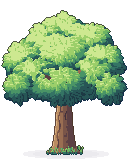
#> input picture docs/guide/art/tree_a.png, 128 x 160 px, found by its file name
$ python trunks.py ../../docs/guide/art/tree_a.png
#> lines starting #> are read from the running program, lines starting #| are printed output that depends on the picture
### tools/apple_art/apple_engine.py
# -*- coding: utf-8 -*-
"""Общий движок рисования «в стиле яблока» для всех тем травника.

Идея: картинка собирается из фигур (сзади вперёд). У каждой фигуры — маска пикселей
и ОДИН основной цвет; из него автоматически строится рампа:
  0 блик, 1 светлый, 2 основной, 3 тень, 4 глубокая тень
  + три цвета контура (светлый сверху-слева, средний, тёмный снизу-справа).
Свет всегда сверху-слева. Чёрного нет — контур цветной, как у яблока.
"""
import colorsys, math
from PIL import Image

LIGHT = (-0.62, -0.78)


# ---------------- цвета ----------------
def hx(c):
    if isinstance(c, tuple):
        return c
    c = c.lstrip("#")
    return tuple(int(c[i:i + 2], 16) for i in (0, 2, 4))


def _shift(h, target, amt):
    d = (target - h + 0.5) % 1.0 - 0.5
    step = max(-amt, min(amt, d))
    return (h + step) % 1.0


def _hsv(c):
    return colorsys.rgb_to_hsv(*[v / 255 for v in c])


def _rgb(h, s, v):
    r, g, b = colorsys.hsv_to_rgb(h, max(0, min(1, s)), max(0, min(1, v)))
    return (round(r * 255), round(g * 255), round(b * 255))


_RAMP_CACHE = {}


def ramp(base):
    """Рампа из основного цвета: (tones[5], outline[3])."""
    base = hx(base)
    if base in _RAMP_CACHE:
        return _RAMP_CACHE[base]
    h, s, v = _hsv(base)
    YEL, PUR = 0.14, 0.86
    tones = [
        _rgb(_shift(h, YEL, 0.05), s * 0.40, min(1, v + 0.30)),
        _rgb(_shift(h, YEL, 0.025), s * 0.82, min(1, v + 0.13)),
        base,
        _rgb(_shift(h, PUR, 0.03), min(1, s * 1.06 + 0.04), v - 0.13),
        _rgb(_shift(h, PUR, 0.055), min(1, s * 1.10 + 0.07), v - 0.25),
    ]
    vv = max(v, 0.35)
    outline = [
        _rgb(_shift(h, PUR, 0.05), min(1, s * 1.0 + 0.10), vv * 0.66),
        _rgb(_shift(h, PUR, 0.07), min(1, s * 1.0 + 0.14), vv * 0.51),
        _rgb(_shift(h, PUR, 0.09), min(1, s * 1.0 + 0.18), vv * 0.40),
    ]
    _RAMP_CACHE[base] = (tones, outline)
    return tones, outline


# ---------------- маски (наборы пикселей) ----------------
# [90 lines left out: functions ell, bez, tube, stroke, poly, not called in this run]


def rect(x0, y0, x1, y1):
    return {(x, y) for y in range(y0, y1 + 1) for x in range(x0, x1 + 1)}


# ---------------- холст ----------------
class Canvas:
    # [12 lines left out: functions __init__, add, not called in this run]

    def mark(self, x, y, color):
        self.marks.append((x, y, hx(color)))

    # [103 lines left out: functions spark, render, not called in this run]


def up(img, k):
    return img.resize((img.width * k, img.height * k), Image.NEAREST)


# ---------------- перекраска старого спрайта в стиль яблока ----------------
def _lum(c):
    return 0.299 * c[0] + 0.587 * c[1] + 0.114 * c[2]


# [93 lines left out: functions soften, restyle, not called in this run]

### tools/apple_art/trunks.py
# -*- coding: utf-8 -*-
"""Стволы деревьев в стиле яблока: без дупла, кора с волокнами, свет слева, цветной мягкий контур вместо чёрного.
Крона и трава у корней не меняются, только тёмная обводка кроны становится цветной (мягче).
Запуск: python trunks.py [--game]  ->  art_apple/trunks/ (+ trunks_compare.png); с --game кладёт в game/art
(старые копии — herbalist_game/backup_flowers_trunks_20261115)."""
import os, sys, shutil, random, math
sys.path.insert(0, os.path.dirname(os.path.abspath(__file__)))
from apple_engine import ramp, _hsv, _rgb, _lum, up, LIGHT
from PIL import Image

GAME = os.path.abspath(os.path.join(os.path.dirname(__file__), "..", ".."))
ART = os.path.join(GAME, "art")
OUT = os.path.abspath(os.path.join(GAME, "..", "art_apple", "trunks"))
BACK = os.path.abspath(os.path.join(GAME, "..", "backup_flowers_trunks_20261115"))
TREES = ["tree_a", "tree_b", "tree_c", "tree_d", "tree_apple", "tree_autumn", "tree_autumn2", "tree_blossom",
         "tree_unicorn", "tree_birch"]


def is_leafy(c):
    """Листва/трава/цветы кроны — всё, что не кора: зелёное, розовое, оранжевое и т.п. (кора — тусклая коричневая)."""
    r, g, b = c[:3]
    h, s, v = _hsv((r, g, b))
    if g > r + 6:
        return True
    if s > 0.62 and v > 0.55:      # яркие лепестки, яблоки, осенняя листва
        return True
    if b > r + 8 and v > 0.5:      # сиреневая/голубая листва (единорожье дерево)
        return True
    return False


def soft_outline(px, W, H, x, y):
    """Тёмный пиксель края -> цветной контур по соседнему светлому цвету."""
    best = None
    for rr in (1, 2, 3):
        for dy in range(-rr, rr + 1):
            for dx in range(-rr, rr + 1):
                q = (x + dx, y + dy)
                if 0 <= q[0] < W and 0 <= q[1] < H and px[q][3] == 255 and _lum(px[q]) >= 70:
                    best = px[q][:3]; break
            if best: break
        if best: break
    if best is None:
        return None
    _, ol = ramp(best)
    return ol[1] if x < W / 2 else ol[2]


def redo(name):
#> called with name = 'tree_a'
    img = Image.open(os.path.join(BACK if os.path.exists(os.path.join(BACK, name + ".png")) else ART, name + ".png")).convert("RGBA")
#> img is the input picture: PIL image 128x160 RGBA; mean R, G, B, A 61.4, 81.1, 54, 126.8
    W, H = img.size
#> W = 128; H = 160
    px = img.load()
    out = img.copy(); po = out.load()
    solid = lambda x, y: 0 <= x < W and 0 <= y < H and px[x, y][3] == 255
    # строки кроны: много листвы. Ствол — ниже самой широкой части кроны, от низа кроны до травы
    # низ кроны — самая нижняя строка, где картинка шире половины (ниже — только ствол и трава у корней)
    widths = [sum(1 for x in range(W) if solid(x, y)) for y in range(H)]
    crown_mid = max(y for y in range(int(H * 0.85)) if widths[y] > W * 0.5) + 1
#> crown_mid = 102
    # кора: непрозрачные не-листья в нижней части, связные с центром низа
    bark = set()
    for y in range(crown_mid, H):
        for x in range(W):
            if solid(x, y) and not is_leafy(px[x, y]):
                bark.add((x, y))
    # самая большая связная группа коры — это ствол (остальное — тени/корни-камешки)
    seen = set(); groups = []
    for p0 in bark:
        if p0 in seen:
            continue
        st = [p0]; seen.add(p0); g = []
        while st:
            q = st.pop(); g.append(q)
            for d in ((1, 0), (-1, 0), (0, 1), (0, -1)):
                r = (q[0] + d[0], q[1] + d[1])
                if r in bark and r not in seen:
                    seen.add(r); st.append(r)
        groups.append(g)
    trunk = set(max(groups, key=len)) if groups else set()
    browns = [px[p][:3] for p in trunk if _lum(px[p]) > 70]
    browns.sort(key=_lum)
    base = browns[len(browns) // 2] if browns else (120, 80, 50)
    birch = _lum(base) > 170
    h0, s0, v0 = _hsv(base)
    groove = _rgb(h0 + 0.01, min(1, s0 * 0.95 + 0.05), 0.36)     # бороздка коры — тёмно-коричневая, не чёрная
    rim_d = _rgb(h0 + 0.015, min(1, s0 * 0.9 + 0.08), 0.30)      # контур в тени (справа)
    rim_l = _rgb(h0, s0 * 0.9, min(1, v0 * 0.78))                 # контур на свету (слева)
    trunk_dark = {p for p in trunk if _lum(px[p]) < 60}
    # дупло: тёмные пиксели не у края, у которых много тёмных соседей (тонкие бороздки остаются)
    hole = set()
    for (x, y) in trunk_dark:
        if not (solid(x - 1, y) and solid(x + 1, y)):
            continue
        n = sum(1 for dx in (-1, 0, 1) for dy in (-1, 0, 1) if (dx or dy) and (x + dx, y + dy) in trunk_dark)
        if n >= 3:
            hole.add((x, y))
#> this loop made 49 passes
#> (x, y) on passes 1 to 12: (73, 133), (65, 113), (66, 112), (65, 116), (71, 108), (71, 111), (65, 119), (72, 112), (74, 137), (72, 115), (75, 142), (74, 140)
    # расширяем дупло на соседние тёмные (края дырки)
    for _ in range(2):
        hole |= {(x + dx, y + dy) for (x, y) in hole for dx in (-1, 0, 1) for dy in (-1, 0, 1)
                 if (x + dx, y + dy) in trunk_dark and solid(x + dx - 1, y + dy) and solid(x + dx + 1, y + dy)}
    for (x, y) in trunk:
        c = px[x, y][:3]
        left_edge = not solid(x - 1, y)
        right_edge = not solid(x + 1, y)
        if birch:
            if _lum(c) < 60 and (left_edge or right_edge):
                cc = soft_outline(px, W, H, x, y)
                if cc:
                    po[x, y] = cc + (255,)
            continue
        if (x, y) in hole:
            # закрасить корой: цвет ближайшего не-дупла в той же строке (слева, потом справа), со сдвигом вверх-вниз
            fill = None
            for d in range(1, 8):
                for q in ((x - d, y), (x + d, y), (x, y - d), (x, y + d)):
                    if q in trunk and q not in hole and _lum(px[q]) >= 60:
                        fill = px[q][:3]; break
                if fill: break
            po[x, y] = (fill or base) + (255,)
        elif right_edge:
            po[x, y] = rim_d + (255,)
        elif left_edge and _lum(c) < 70:
            po[x, y] = rim_l + (255,)
        elif _lum(c) < 45:
            po[x, y] = groove + (255,)
        elif not solid(x - 2, y) and _lum(c) >= 60 and y % 7 not in (0, 1):
            hh, ss, vv = _hsv(c)   # светлая кромка слева — свет падает сверху-слева, как на яблоке
            po[x, y] = _rgb(hh + 0.01, ss * 0.85, min(1, vv * 1.14 + 0.03)) + (255,)
    # обводка кроны: только внешний край (рядом прозрачное), чёрное -> цветное, светлее
    for y in range(H):
        for x in range(W):
            if (x, y) in trunk or px[x, y][3] < 255 or _lum(px[x, y]) >= 52:
                continue
            if all(solid(x + dx, y + dy) for dx, dy in ((1, 0), (-1, 0), (0, 1), (0, -1))):
                continue
            cc = soft_outline(px, W, H, x, y)
            if cc:
                h1, s1, v1 = _hsv(cc)
                po[x, y] = _rgb(h1, s1, max(v1, 0.30)) + (255,)
    return img, out
    top = ys[0]
    for y in ys:
        xs = sorted(p[0] for p in trunk if p[1] == y)
        x0, x1 = xs[0], xs[-1]
        wdt = max(1, x1 - x0)
        for x in xs:
            # прозрачный или листва рядом слева/справа — край
            left_edge = not solid(x - 1, y)
            right_edge = not solid(x + 1, y)
            if birch:
                if _lum(px[x, y]) < 60 and (left_edge or right_edge):
                    c = soft_outline(px, W, H, x, y)
                    if c:
                        po[x, y] = c + (255,)
                continue
            t = (x - x0) / wdt
            k = 1 if t < 0.22 else 2 if t < 0.58 else 3 if t < 0.84 else 4
            # тень от кроны сверху
            if y - top < 5:
                k = min(4, k + 1)
            # волокна: тёмные полоски, слегка волнистые
            fx = x + int(round(math.sin((y + x * 7) * 0.21) * 0.8))
            if fx % 4 == 1 and 0.12 < t < 0.9 and rnd.random() < 0.85:
                k = min(4, k + 1)
            elif fx % 4 == 3 and t < 0.45 and rnd.random() < 0.5:
                k = max(0, k - 1)
            c = tones[k]
            if left_edge:
                c = ol[0]
            elif right_edge:
                c = ol[2] if t > 0.5 else ol[1]
            po[x, y] = c + (255,)
    # обводка кроны и всего прочего: чёрное -> цветное (мягче)
    for y in range(H):
        for x in range(W):
            if (x, y) in trunk or px[x, y][3] < 255:
                continue
            if _lum(px[x, y]) < 52:
                c = soft_outline(px, W, H, x, y)
                if c:
                    po[x, y] = c + (255,)
    return img, out


def main():
    os.makedirs(OUT, exist_ok=True)
    pairs = []
    for n in TREES:
        if not os.path.exists(os.path.join(ART, n + ".png")):
            continue
        old, new = redo(n)
        new.save(os.path.join(OUT, n + ".png"))
        pairs.append((old, new))
        if "--game" in sys.argv:
            os.makedirs(BACK, exist_ok=True)
            if not os.path.exists(os.path.join(BACK, n + ".png")):
                shutil.copy(os.path.join(ART, n + ".png"), os.path.join(BACK, n + ".png"))
            new.save(os.path.join(ART, n + ".png"))
    k = 3
    Wt = sum(o.width for o, _ in pairs) * k
    Ht = max(o.height for o, _ in pairs) * k
    sheet = Image.new("RGBA", (Wt, Ht * 2), (120, 155, 92, 255))
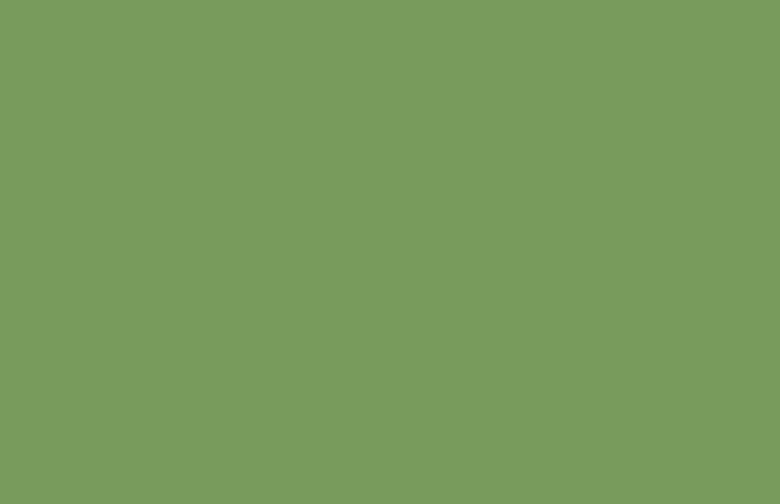
#> sheet: PIL image 1560x1008 RGBA (shown at 1/2 size); mean R, G, B, A 120, 155, 92, 255
    x = 0
    for o, nw in pairs:
        sheet.alpha_composite(up(o, k), (x, 0)); sheet.alpha_composite(up(nw, k), (x, Ht)); x += o.width * k
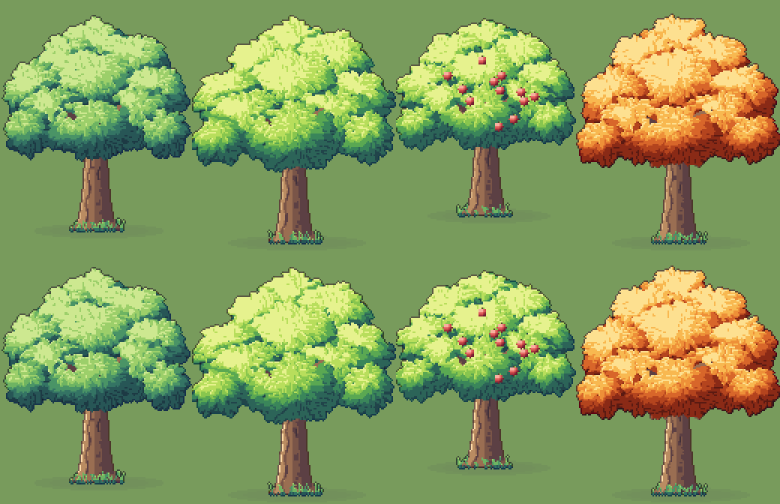
#> sheet: PIL image 1560x1008 RGBA (shown at 1/2 size); mean R, G, B, A 135.7, 157.5, 92.7, 255
    sheet.save(os.path.join(OUT, "..", "trunks_compare.png"))
    print("стволы готовы ->", OUT)


if __name__ == "__main__":
    main()
